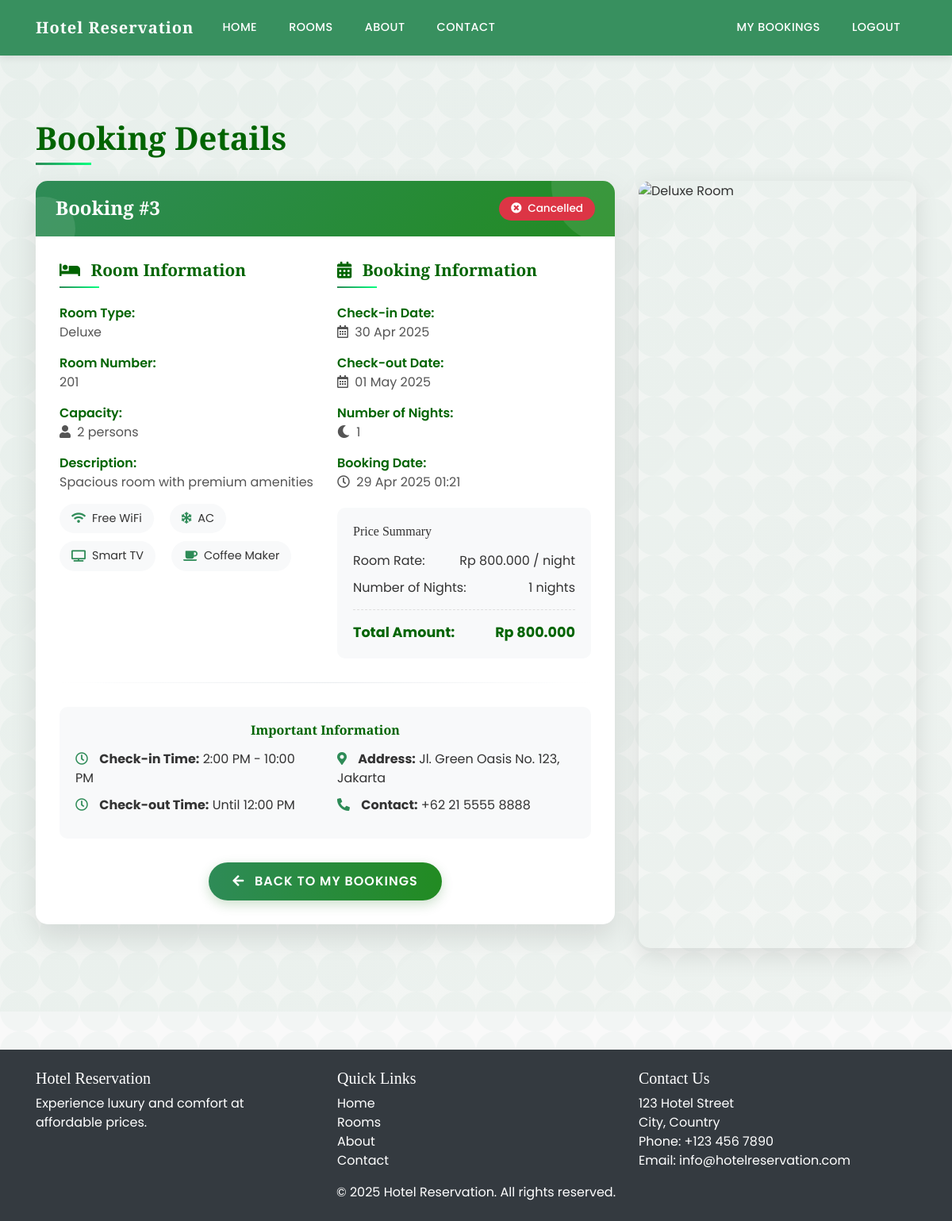
/booking_details.php?id=3 (signed in), run on the app's committed database.
### tables this page shows
CREATE TABLE `reservations` (
  `id` int(11) NOT NULL,
  `user_id` int(11) NOT NULL,
  `room_id` int(11) NOT NULL,
  `check_in_date` date NOT NULL,
  `check_out_date` date NOT NULL,
  `total_price` decimal(10,2) NOT NULL,
  `status` enum('pending','confirmed','cancelled','completed') DEFAULT 'pending',
  `created_at` timestamp NOT NULL DEFAULT current_timestamp()
);

CREATE TABLE `room_types` (
  `id` int(11) NOT NULL,
  `name` varchar(50) NOT NULL,
  `description` text DEFAULT NULL,
  `price_per_night` decimal(10,2) NOT NULL,
  `capacity` int(11) NOT NULL
);

CREATE TABLE `rooms` (
  `id` int(11) NOT NULL,
  `room_number` varchar(10) NOT NULL,
  `room_type_id` int(11) NOT NULL,
  `status` enum('available','occupied','maintenance') DEFAULT 'available'
);

### booking_details.php (the view, shortened to what this page needs)
<?php
include 'config/db_connect.php';
$reservation_id = mysqli_real_escape_string($conn, $_GET['id']);
$user_id = $_SESSION['user_id'];
$sql = "SELECT r.*, rt.name as room_type, rt.description, rt.price_per_night, rt.capacity, rm.room_number
        FROM reservations r
        JOIN rooms rm ON r.room_id = rm.id
        JOIN room_types rt ON rm.room_type_id = rt.id
        WHERE r.id = $reservation_id AND r.user_id = $user_id";
$result = mysqli_query($conn, $sql);
$booking = mysqli_fetch_assoc($result);
$check_in = new DateTime($booking['check_in_date']);
$check_out = new DateTime($booking['check_out_date']);
$interval = $check_in->diff($check_out);
$nights = $interval->days;
?>
<!DOCTYPE html>
<html lang="en">
<head>
    <link rel="stylesheet" href="https://stackpath.bootstrapcdn.com/bootstrap/4.5.2/css/bootstrap.min.css">
    <link rel="stylesheet" href="https://cdnjs.cloudflare.com/ajax/libs/font-awesome/5.15.3/css/all.min.css">
    <link rel="stylesheet" href="https://cdnjs.cloudflare.com/ajax/libs/animate.css/4.1.1/animate.min.css">
    <link rel="stylesheet" href="https://unpkg.com/aos@next/dist/aos.css" />
</head>
<body>
    <?php include 'templates/header.php'; ?>
    <section class="details-section">
        <div class="container">
            <h2 class="page-title" data-aos="fade-right">Booking Details</h2>
            <div class="row">
                <div class="col-lg-8">
                    <div class="card details-card" data-aos="fade-up">
                        <div class="card-header">
                            <div class="d-flex justify-content-between align-items-center">
                                <h5 class="booking-id">Booking #<?php echo $booking['id']; ?></h5>
                                <div>
                                    <?php if($booking['status'] == 'confirmed'): ?>
                                        <span class="badge badge-success">
                                            <i class="fas fa-check-circle mr-1"></i> Confirmed
                                        </span>
                                    <?php elseif($booking['status'] == 'cancelled'): ?>
                                        <span class="badge badge-danger">
                                            <i class="fas fa-times-circle mr-1"></i> Cancelled
                                        </span>
                                    <?php elseif($booking['status'] == 'completed'): ?>
                                        <span class="badge badge-info">
                                            <i class="fas fa-flag-checkered mr-1"></i> Completed
                                        </span>
                                    <?php else: ?>
                                        <span class="badge badge-warning">
                                            <i class="fas fa-clock mr-1"></i> Pending
                                        </span>
                                    <?php endif; ?>
                                </div>
                            </div>
                        </div>
                        <div class="card-body">
                            <div class="row">
                                <div class="col-md-6">
                                    <h5 class="section-heading"><i class="fas fa-bed mr-2"></i> Room Information</h5>
                                    <div class="detail-item">
                                        <strong>Room Type:</strong>
                                        <div class="detail-value"><?php echo $booking['room_type']; ?></div>
                                    </div>
                                    <div class="detail-item">
                                        <strong>Room Number:</strong>
                                        <div class="detail-value"><?php echo $booking['room_number']; ?></div>
                                    </div>
                                    <div class="detail-item">
                                        <strong>Capacity:</strong>
                                        <div class="detail-value"><i class="fas fa-user mr-1"></i> <?php echo $booking['capacity']; ?> persons</div>
                                    </div>
                                    <div class="detail-item">
                                        <strong>Description:</strong>
                                        <div class="detail-value"><?php echo $booking['description']; ?></div>
                                    </div>
                                    <div class="room-features">
                                        <div class="feature">
                                            <i class="fas fa-wifi"></i> Free WiFi
                                        </div>
                                        <div class="feature">
                                            <i class="fas fa-snowflake"></i> AC
                                        </div>
                                        <div class="feature">
                                            <i class="fas fa-tv"></i> Smart TV
                                        </div>
                                        <div class="feature">
                                            <i class="fas fa-coffee"></i> Coffee Maker
                                        </div>
                                    </div>
                                </div>
                                <div class="col-md-6">
                                    <h5 class="section-heading"><i class="fas fa-calendar-alt mr-2"></i> Booking Information</h5>
                                    <div class="detail-item">
                                        <strong>Check-in Date:</strong>
                                        <div class="detail-value">
                                            <i class="far fa-calendar-alt mr-1"></i>
                                            <?php echo date('d M Y', strtotime($booking['check_in_date'])); ?>
                                        </div>
                                    </div>
                                    <div class="detail-item">
                                        <strong>Check-out Date:</strong>
                                        <div class="detail-value">
                                            <i class="far fa-calendar-alt mr-1"></i>
                                            <?php echo date('d M Y', strtotime($booking['check_out_date'])); ?>
                                        </div>
                                    </div>
                                    <div class="detail-item">
                                        <strong>Number of Nights:</strong>
                                        <div class="detail-value">
                                            <i class="fas fa-moon mr-1"></i> <?php echo $nights; ?>
                                        </div>
                                    </div>
                                    <div class="detail-item">
                                        <strong>Booking Date:</strong>
                                        <div class="detail-value">
                                            <i class="far fa-clock mr-1"></i>
                                            <?php echo date('d M Y H:i', strtotime($booking['created_at'])); ?>
                                        </div>
                                    </div>
                                    <div class="price-summary">
                                        <h6 class="mb-3">Price Summary</h6>
                                        <div class="price-item">
                                            <span>Room Rate:</span>
                                            <span>Rp <?php echo number_format($booking['price_per_night'], 0, ',', '.'); ?> / night</span>
                                        </div>
                                        <div class="price-item">
                                            <span>Number of Nights:</span>
                                            <span><?php echo $nights; ?> nights</span>
                                        </div>
                                        <div class="price-total">
                                            <span>Total Amount:</span>
                                            <span>Rp <?php echo number_format($booking['total_price'], 0, ',', '.'); ?></span>
                                        </div>
                                    </div>
                                </div>
                            </div>
                            <div class="divider"></div>
                            <div class="additional-info">
                                <h6 class="info-title">Important Information</h6>
                                <div class="row">
                                    <div class="col-md-6">
                                        <div class="info-item">
                                            <i class="far fa-clock"></i> <strong>Check-in Time:</strong> 2:00 PM - 10:00 PM
                                        </div>
                                        <div class="info-item">
                                            <i class="far fa-clock"></i> <strong>Check-out Time:</strong> Until 12:00 PM
                                        </div>
                                    </div>
                                    <div class="col-md-6">
                                        <div class="info-item">
                                            <i class="fas fa-map-marker-alt"></i> <strong>Address:</strong> Jl. Green Oasis No. 123, Jakarta
                                        </div>
                                        <div class="info-item">
                                            <i class="fas fa-phone-alt"></i> <strong>Contact:</strong> +62 21 5555 8888
                                        </div>
                                    </div>
                                </div>
                            </div>
                            <div class="action-buttons">
                                <a href="my_bookings.php" class="btn btn-custom">
                                    <i class="fas fa-arrow-left mr-2"></i> Back to My Bookings
                                </a>
                            </div>
                        </div>
                    </div>
                </div>
                <div class="col-lg-4">
                    <div class="room-image" data-aos="fade-left">
                        <img src="https://source.unsplash.com/random/600x800/?luxury-hotel-room" alt="<?php echo $booking['room_type']; ?> Room">
                    </div>
                </div>
            </div>
        </div>
    </section>
    <?php include 'templates/footer.php'; ?>
</body>
</html>

### booking_details.php (style rules this page uses)
:root { --primary-green: #2E8B57; --secondary-green: #3CB371; --light-green: #98FB98; --dark-green: #006400; --accent-green: #00FF7F; --forest-green: #228B22; --mint-green: #BDFCC9; --olive-green: #556B2F; }
body { font-family: 'Poppins', sans-serif; background-color: #f9f9f9; color: #333; overflow-x: hidden; background-attachment: fixed; }
h1, h2, h3, h4, h5, h6 { font-family: 'Playfair Display', serif; }
.details-section { padding: 80px 0; position: relative; }
.details-section:before { content: ''; position: absolute; top: 0; left: 0; width: 100%; height: 100%; background: linear-gradient(135deg, rgba(46, 139, 87, 0.05) 0%, rgba(0, 100, 0, 0.02) 100%); z-index: -1; }
.page-title { font-size: 2.5rem; font-weight: 700; color: var(--dark-green); margin-bottom: 30px; position: relative; display: inline-block; }
.page-title:after { content: ''; position: absolute; width: 70px; height: 3px; background: linear-gradient(to right, var(--primary-green), var(--accent-green)); bottom: -10px; left: 0; }
.details-card { border: none; border-radius: 15px; overflow: hidden; box-shadow: 0 15px 35px rgba(0, 0, 0, 0.1); transition: all 0.4s ease; background: white; margin-bottom: 30px; }
.card-header { background: linear-gradient(135deg, var(--primary-green), var(--forest-green)); color: white; padding: 20px 25px; border: none; position: relative; overflow: hidden; }
.card-header:after { content: ''; position: absolute; width: 150px; height: 150px; background: rgba(255, 255, 255, 0.1); border-radius: 50%; top: -70px; right: -70px; }
.card-header:before { content: ''; position: absolute; width: 80px; height: 80px; background: rgba(255, 255, 255, 0.1); border-radius: 50%; bottom: -30px; left: -30px; }
.booking-id { font-size: 1.5rem; font-weight: 700; margin: 0; position: relative; z-index: 2; }
.badge { padding: 8px 15px; border-radius: 30px; font-weight: 500; font-size: 0.85rem; position: relative; z-index: 2; }
.badge-danger { background-color: #dc3545; }
.card-body { padding: 30px; }
.section-heading { font-weight: 700; color: var(--dark-green); margin-bottom: 20px; font-size: 1.3rem; position: relative; padding-bottom: 10px; display: inline-block; }
.section-heading:after { content: ''; position: absolute; width: 50px; height: 2px; background: linear-gradient(to right, var(--primary-green), var(--accent-green)); bottom: 0; left: 0; }
.detail-item { margin-bottom: 15px; }
.detail-item strong { color: var(--dark-green); font-weight: 600; }
.detail-value { color: #555; }
.room-image { border-radius: 15px; overflow: hidden; box-shadow: 0 10px 30px rgba(0, 0, 0, 0.1); transition: all 0.4s ease; height: 100%; }
.room-image img { width: 100%; height: 100%; object-fit: cover; transition: all 0.6s ease; }
.room-features { display: flex; flex-wrap: wrap; margin-bottom: 20px; }
.feature { display: flex; align-items: center; margin-right: 20px; margin-bottom: 10px; background-color: #f8f9fa; padding: 8px 15px; border-radius: 30px; font-size: 0.9rem; }
.feature i { color: var(--primary-green); margin-right: 8px; }
.divider { height: 1px; background: linear-gradient(to right, transparent, #e9ecef, transparent); margin: 30px 0; }
.action-buttons { text-align: center; margin-top: 30px; }
.btn-custom { background: linear-gradient(to right, var(--primary-green), var(--forest-green)); border: none; color: white; padding: 12px 30px; border-radius: 50px; font-weight: 600; text-transform: uppercase; letter-spacing: 1px; transition: all 0.3s ease; position: relative; overflow: hidden; z-index: 1; box-shadow: 0 5px 15px rgba(0, 100, 0, 0.2); }
.btn-custom:before { content: ''; position: absolute; top: 0; left: -100%; width: 100%; height: 100%; background: linear-gradient(90deg, transparent, rgba(255, 255, 255, 0.2), transparent); transition: all 0.6s ease; z-index: -1; }
.price-summary { background-color: #f8f9fa; border-radius: 10px; padding: 20px; margin-top: 20px; }
.price-item { display: flex; justify-content: space-between; margin-bottom: 10px; }
.price-total { display: flex; justify-content: space-between; margin-top: 15px; padding-top: 15px; border-top: 1px dashed #ddd; font-weight: 700; color: var(--dark-green); font-size: 1.1rem; }
.additional-info { background-color: #f8f9fa; border-radius: 10px; padding: 20px; margin-top: 30px; }
.info-title { color: var(--dark-green); font-weight: 600; margin-bottom: 15px; text-align: center; }
.info-item { margin-bottom: 10px; }
.info-item i { color: var(--primary-green); margin-right: 10px; }

### data on the page
reservations: id "3", room_types.name "Deluxe", room.room_number "201", room_types.capacity "2", room_types.description "Spacious room with premium amenities", check_in_date "30 Apr 2025", check_out_date "01 May 2025", nights "1", created_at "29 Apr 2025 01:21", room_types.price_per_night "800.000", total_price "800.000"
